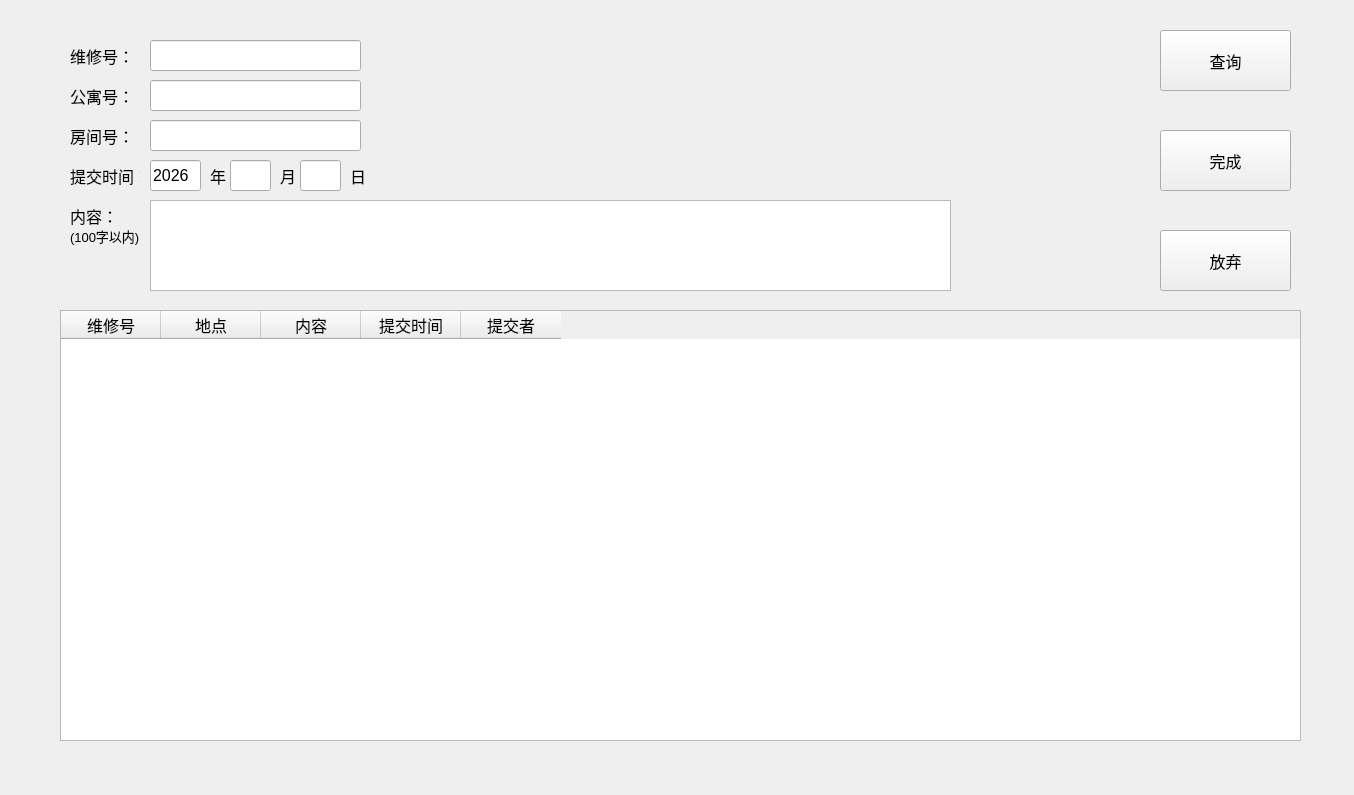
<?xml version="1.0" encoding="UTF-8"?>
<ui version="4.0">
 <class>adm_mtnc_interface</class>
 <widget class="QWidget" name="adm_mtnc_interface">
  <property name="geometry">
   <rect>
    <x>0</x>
    <y>0</y>
    <width>1354</width>
    <height>795</height>
   </rect>
  </property>
  <property name="font">
   <font>
    <pointsize>12</pointsize>
   </font>
  </property>
  <property name="windowTitle">
   <string>我的维修任务</string>
  </property>
  <widget class="QTableWidget" name="table">
   <property name="geometry">
    <rect>
     <x>60</x>
     <y>310</y>
     <width>1241</width>
     <height>431</height>
    </rect>
   </property>
   <property name="editTriggers">
    <set>QAbstractItemView::NoEditTriggers</set>
   </property>
   <property name="horizontalScrollMode">
    <enum>QAbstractItemView::ScrollPerPixel</enum>
   </property>
   <property name="rowCount">
    <number>0</number>
   </property>
   <property name="columnCount">
    <number>5</number>
   </property>
   <attribute name="verticalHeaderVisible">
    <bool>false</bool>
   </attribute>
   <column>
    <property name="text">
     <string>维修号</string>
    </property>
   </column>
   <column>
    <property name="text">
     <string>地点</string>
    </property>
   </column>
   <column>
    <property name="text">
     <string>内容</string>
    </property>
   </column>
   <column>
    <property name="text">
     <string>提交时间</string>
    </property>
   </column>
   <column>
    <property name="text">
     <string>提交者</string>
    </property>
   </column>
  </widget>
  <widget class="QLabel" name="label">
   <property name="geometry">
    <rect>
     <x>70</x>
     <y>40</y>
     <width>61</width>
     <height>31</height>
    </rect>
   </property>
   <property name="text">
    <string>维修号：</string>
   </property>
  </widget>
  <widget class="QLabel" name="label_2">
   <property name="geometry">
    <rect>
     <x>70</x>
     <y>80</y>
     <width>61</width>
     <height>31</height>
    </rect>
   </property>
   <property name="text">
    <string>公寓号：</string>
   </property>
  </widget>
  <widget class="QLabel" name="label_3">
   <property name="geometry">
    <rect>
     <x>70</x>
     <y>120</y>
     <width>61</width>
     <height>31</height>
    </rect>
   </property>
   <property name="text">
    <string>房间号：</string>
   </property>
  </widget>
  <widget class="QLabel" name="label_4">
   <property name="geometry">
    <rect>
     <x>70</x>
     <y>200</y>
     <width>61</width>
     <height>31</height>
    </rect>
   </property>
   <property name="text">
    <string>内容：</string>
   </property>
  </widget>
  <widget class="QPushButton" name="complete">
   <property name="geometry">
    <rect>
     <x>1160</x>
     <y>130</y>
     <width>131</width>
     <height>61</height>
    </rect>
   </property>
   <property name="text">
    <string>完成</string>
   </property>
  </widget>
  <widget class="QLabel" name="label_5">
   <property name="geometry">
    <rect>
     <x>70</x>
     <y>160</y>
     <width>71</width>
     <height>31</height>
    </rect>
   </property>
   <property name="text">
    <string>提交时间：</string>
   </property>
  </widget>
  <widget class="QLineEdit" name="mtid">
   <property name="geometry">
    <rect>
     <x>150</x>
     <y>40</y>
     <width>211</width>
     <height>31</height>
    </rect>
   </property>
   <property name="font">
    <font>
     <pointsize>12</pointsize>
     <weight>50</weight>
     <bold>false</bold>
    </font>
   </property>
   <property name="text">
    <string/>
   </property>
  </widget>
  <widget class="QLineEdit" name="flatid">
   <property name="geometry">
    <rect>
     <x>150</x>
     <y>80</y>
     <width>211</width>
     <height>31</height>
    </rect>
   </property>
  </widget>
  <widget class="QLineEdit" name="roomid">
   <property name="geometry">
    <rect>
     <x>150</x>
     <y>120</y>
     <width>211</width>
     <height>31</height>
    </rect>
   </property>
  </widget>
  <widget class="QLineEdit" name="year">
   <property name="geometry">
    <rect>
     <x>150</x>
     <y>160</y>
     <width>51</width>
     <height>31</height>
    </rect>
   </property>
   <property name="text">
    <string>2026</string>
   </property>
  </widget>
  <widget class="QLabel" name="label_6">
   <property name="geometry">
    <rect>
     <x>210</x>
     <y>160</y>
     <width>21</width>
     <height>31</height>
    </rect>
   </property>
   <property name="text">
    <string>年</string>
   </property>
  </widget>
  <widget class="QLineEdit" name="month">
   <property name="geometry">
    <rect>
     <x>230</x>
     <y>160</y>
     <width>41</width>
     <height>31</height>
    </rect>
   </property>
   <property name="text">
    <string/>
   </property>
  </widget>
  <widget class="QLabel" name="label_7">
   <property name="geometry">
    <rect>
     <x>280</x>
     <y>160</y>
     <width>21</width>
     <height>31</height>
    </rect>
   </property>
   <property name="text">
    <string>月</string>
   </property>
  </widget>
  <widget class="QLabel" name="label_8">
   <property name="geometry">
    <rect>
     <x>350</x>
     <y>160</y>
     <width>21</width>
     <height>31</height>
    </rect>
   </property>
   <property name="text">
    <string>日</string>
   </property>
  </widget>
  <widget class="QLineEdit" name="day">
   <property name="geometry">
    <rect>
     <x>300</x>
     <y>160</y>
     <width>41</width>
     <height>31</height>
    </rect>
   </property>
   <property name="text">
    <string/>
   </property>
  </widget>
  <widget class="QLabel" name="label_9">
   <property name="geometry">
    <rect>
     <x>70</x>
     <y>220</y>
     <width>71</width>
     <height>31</height>
    </rect>
   </property>
   <property name="font">
    <font>
     <pointsize>10</pointsize>
    </font>
   </property>
   <property name="text">
    <string>(100字以内)</string>
   </property>
  </widget>
  <widget class="QPushButton" name="query">
   <property name="geometry">
    <rect>
     <x>1160</x>
     <y>30</y>
     <width>131</width>
     <height>61</height>
    </rect>
   </property>
   <property name="text">
    <string>查询</string>
   </property>
  </widget>
  <widget class="QPlainTextEdit" name="plainTextEdit">
   <property name="geometry">
    <rect>
     <x>150</x>
     <y>200</y>
     <width>801</width>
     <height>91</height>
    </rect>
   </property>
   <property name="plainText">
    <string/>
   </property>
  </widget>
  <widget class="QPushButton" name="quit">
   <property name="geometry">
    <rect>
     <x>1160</x>
     <y>230</y>
     <width>131</width>
     <height>61</height>
    </rect>
   </property>
   <property name="text">
    <string>放弃</string>
   </property>
  </widget>
 </widget>
 <resources/>
 <connections/>
</ui>
